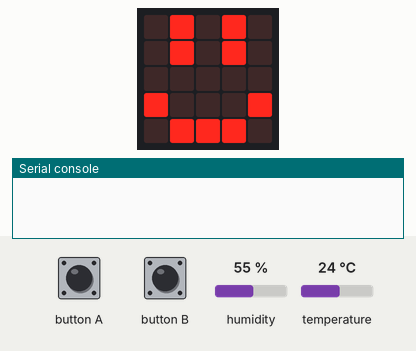
This program was run on a simulated BBC micro:bit (MakeCode). Shown: the board's 5×5 LED display, the last lines printed to the serial console. Inputs (shaded band) come from the test bench; at power-on: humidity 55 %, temperature 24 °C. The 48×5 strip is a reading aid, not a part: it shows the text the display is scrolling, unrolled, one strip-width of it at a time.

Above: at 2.1 s.
4.2 s: button A pressed for 0.15 s
At 6.4 s:
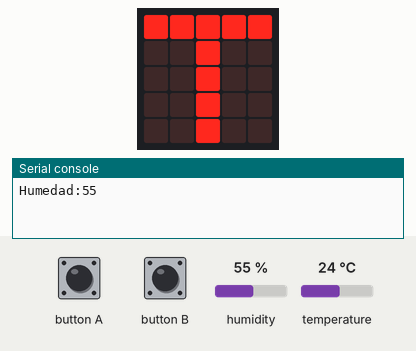
At 10.8 s:
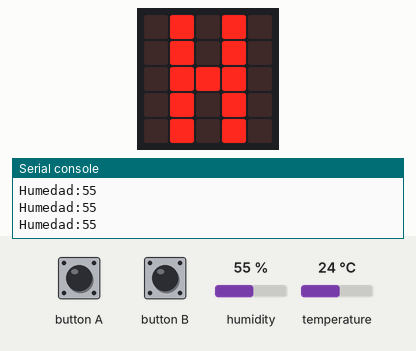
11.0 s: button A pressed for 0.15 s
At 15.0 s:
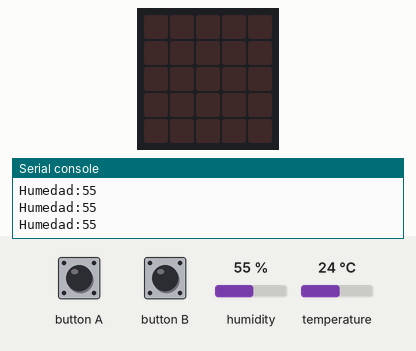
Timing chart, 0 to 16.5 s (numbered marks = the images above; inputs shaded):
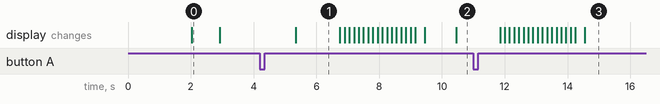

Measured:
- after the input at 4.2 s, the display: changes after 1.2 s (image 1)
- what the display in image 0 shows lasts 0.9 s, from 2.0 s to 2.9 s
- what the display in image 1 shows lasts 1.4 s, from 5.4 s to 6.8 s

The program:

main.ts
```typescript
input.onButtonPressed(Button.A, function () {
    basic.pause(1000)
    basic.clearScreen()
    basic.showLeds(`
        # # # # #
        . . # . .
        . . # . .
        . . # . .
        . . # . .
        `)
    basic.pause(1000)
    basic.clearScreen()
    basic.showNumber(Temperatura)
    basic.pause(1000)
    basic.clearScreen()
    basic.showLeds(`
        . # . # .
        . # . # .
        . # # # .
        . # . # .
        . # . # .
        `)
    basic.pause(1000)
    basic.clearScreen()
    basic.showNumber(Humedad)
    basic.pause(1000)
    basic.clearScreen()
})
input.onButtonPressed(Button.B, function () {
    Switch = !(Switch)
})
let Switch = false
let Humedad = 0
let Temperatura = 0
dht11_dht22.queryData(
DHTtype.DHT11,
DigitalPin.P0,
true,
false,
true
)
basic.showLeds(`
    . # . # .
    . # . # .
    . . . . .
    # . . . #
    . # # # .
    `)
basic.pause(500)
basic.clearScreen()
basic.forever(function () {
    Humedad = dht11_dht22.readData(dataType.humidity)
    Temperatura = dht11_dht22.readData(dataType.temperature)
    basic.pause(1000)
    if (Switch) {
        serial.writeValue("Temp(°C)", Temperatura)
        basic.pause(2000)
    } else {
        serial.writeValue("Humedad", Humedad)
        basic.pause(2000)
    }
})
```

test.ts
```typescript
// aquí va el archivo "tests"; esto no se compilará cuando este paquete se utilice como una extensión.
```
